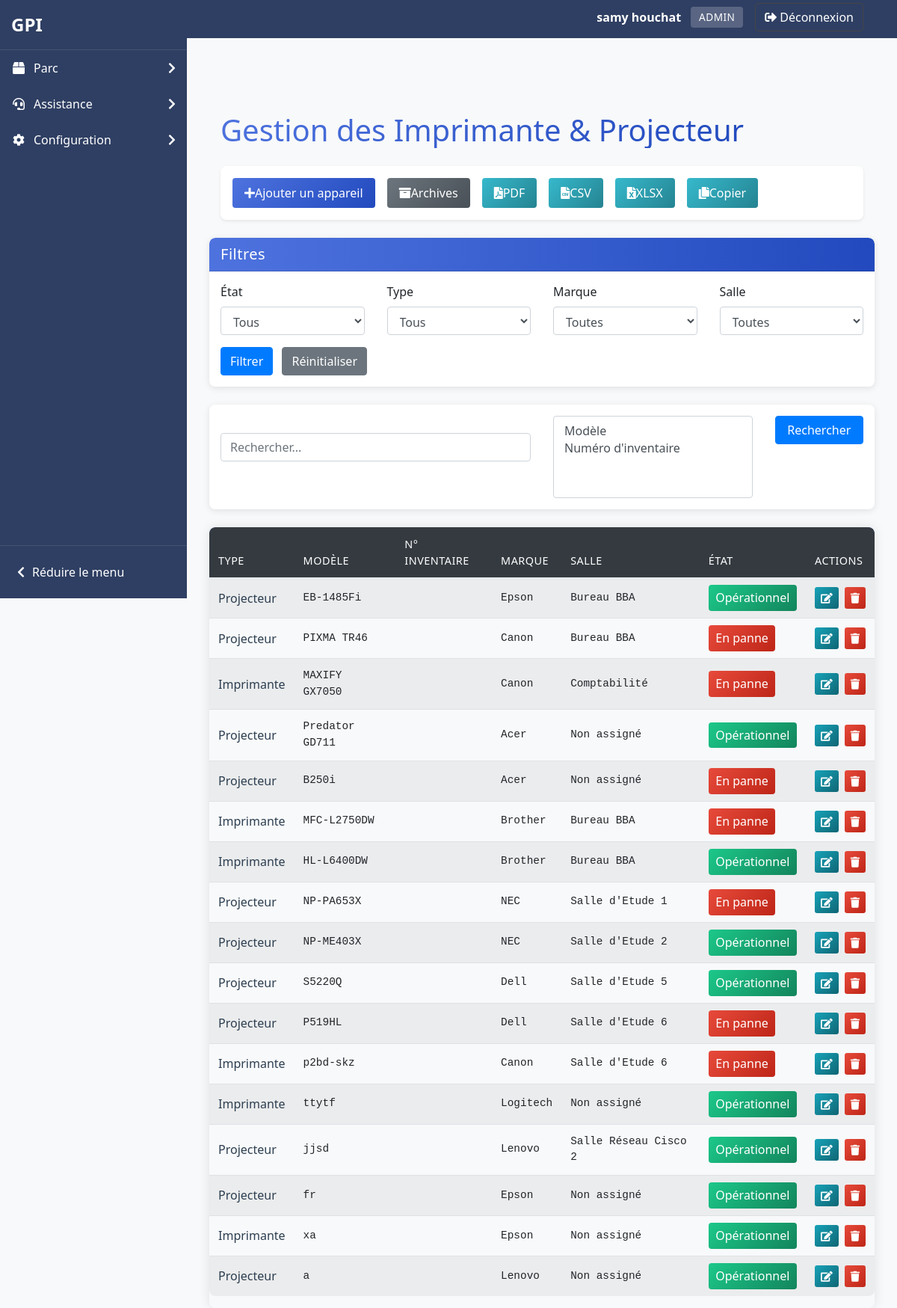
The app's page /pages/common/Gestion_appareil.php (signed in), older data.
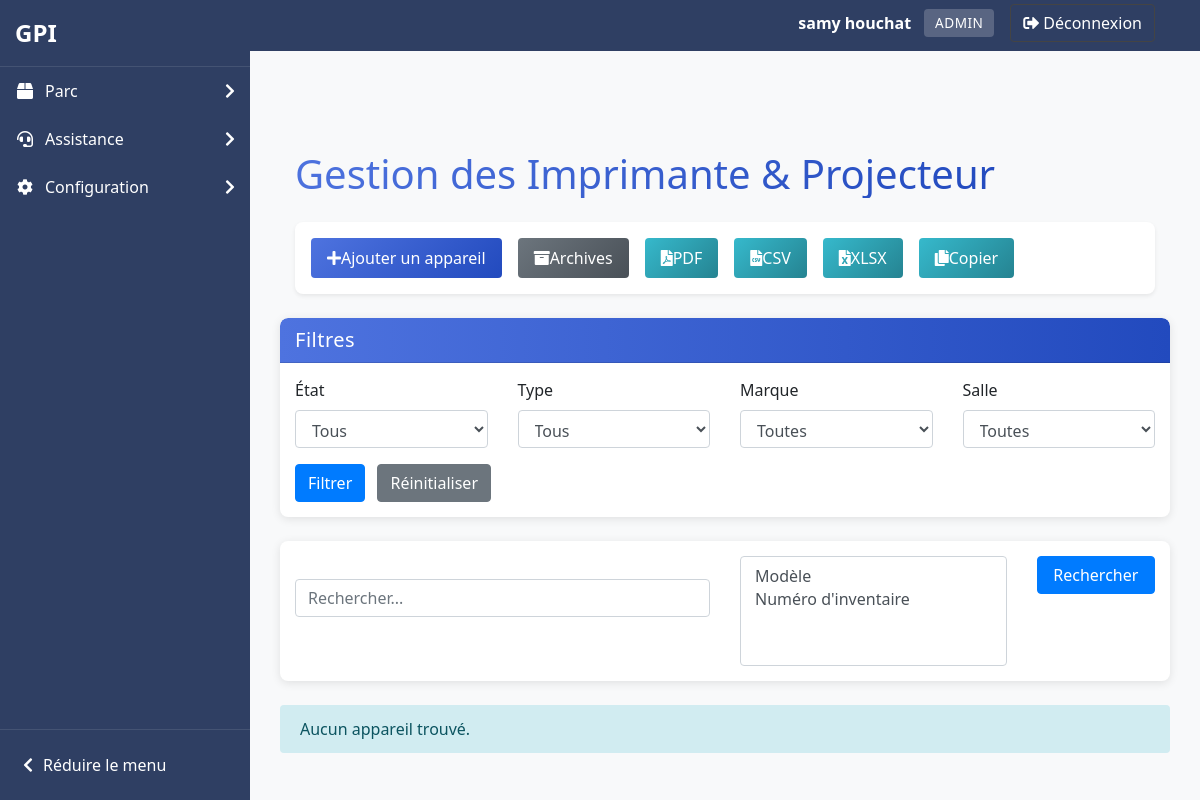
The same page, newer data.
### tables this page shows
CREATE TABLE IF NOT EXISTS `appareils` (
  `id_appareil` int NOT NULL AUTO_INCREMENT,
  `type` enum('Imprimante','Projecteur') NOT NULL,
  `modele` varchar(100) NOT NULL,
  `numero_inventaire` varchar(50) NOT NULL,
  `etat` enum('Operationnel','En panne') NOT NULL DEFAULT 'Operationnel',
  `id_marque` int NOT NULL,
  `id_salle` int UNSIGNED DEFAULT NULL,
  `date_ajout` timestamp NULL DEFAULT CURRENT_TIMESTAMP,
  `supprime_le` timestamp NULL DEFAULT NULL,
  `est_affecte` tinyint(1) GENERATED ALWAYS AS ((`id_salle` is not null)) VIRTUAL,
  PRIMARY KEY (`id_appareil`),
  UNIQUE KEY `numero_serie` (`numero_inventaire`),
  KEY `id_marque` (`id_marque`),
  KEY `id_salle` (`id_salle`),
  KEY `type` (`type`),
  KEY `etat` (`etat`),
  KEY `supprime_le` (`supprime_le`)
);

CREATE TABLE IF NOT EXISTS `marque` (
  `id_marque` int NOT NULL AUTO_INCREMENT,
  `nom_marque` varchar(255) NOT NULL,
  PRIMARY KEY (`id_marque`),
  UNIQUE KEY `nom_marque` (`nom_marque`)
);

CREATE TABLE IF NOT EXISTS `salles` (
  `id_salle` int UNSIGNED NOT NULL AUTO_INCREMENT,
  `nom_salle` varchar(50) NOT NULL,
  `etage` enum('2','3') NOT NULL,
  `groupe` enum('Administratif','Etude','Cisco') NOT NULL,
  PRIMARY KEY (`id_salle`),
  UNIQUE KEY `unique_salle_etage` (`nom_salle`,`etage`)
);

### pages/common/Gestion_appareil.php (the view, shortened to what the changed rows need)
<?php
require_once '../../includes/functions.php';
require_once '../../includes/filters.php';
?>
<div class="container-fluid mt-4">
    <h1 class="mb-4 text-gradient">Gestion des Imprimante & Projecteur</h1>
    <div class="card mb-4 shadow-sm">
    </div>
</div>
<?php
try {
    $pdo = connectDB();
    $filters = [
        'type' => $_GET['type'] ?? '',
        'etat' => $_GET['etat'] ?? '',
        'id_salle' => $_GET['id_salle'] ?? '',
        'id_marque' => $_GET['id_marque'] ?? ''
    ];
    $search = $_GET['search'] ?? '';
    echo getFilterForm('appareil', $filters);
    $searchColumns = [
        'modele' => 'Modèle',
        'numero_inventaire' => 'Numéro d\'inventaire'
    ];
    echo getSearchForm($search, $searchColumns);
    $baseQuery = "SELECT a.*, m.nom_marque, s.nom_salle
                  FROM appareils a
                  LEFT JOIN marque m ON a.id_marque = m.id_marque
                  LEFT JOIN salles s ON a.id_salle = s.id_salle
                  WHERE 1=1";
    $filterData = buildFilterQuery('appareil', $filters);
    $finalQuery = $baseQuery . ($filterData['clause'] ? ' AND ' . substr($filterData['clause'], 6) : '');
    if (!empty($search)) {
        $selectedColumns = $_GET['search_columns'] ?? [];
        $whereClauses = [];
        $searchParams = [];
        foreach ($selectedColumns as $column) {
            switch($column) {
                case 'modele':
                    $whereClauses[] = "a.modele LIKE ?";
                    break;
                case 'numero_inventaire':
                    $whereClauses[] = "a.numero_inventaire LIKE ?";
                    break;
                case 'nom_marque':
                    $whereClauses[] = "m.nom_marque LIKE ?";
                    break;
            }
            $searchParams[] = "%$search%";
        }
        if (!empty($whereClauses)) {
            $finalQuery .= " AND (" . implode(" OR ", $whereClauses) . ")";
            $params = array_merge($filterData['params'], $searchParams);
        }
    } else {
        $params = $filterData['params'];
    }
    $stmt = $pdo->prepare($finalQuery);
    $stmt->execute($params);
    $appareils = $stmt->fetchAll();
    if (count($appareils) > 0) : ?>
        <div class="table-responsive">
            <table class="table table-striped table-hover">
                <thead class="thead-dark">
                    <tr>
                        <th>Type</th>
                        <th>Modèle</th>
                        <th>N° Inventaire</th>
                        <th>Marque</th>
                        <th>Salle</th>
                        <th>État</th>
                        <th>Actions</th>
                    </tr>
                </thead>
                <tbody>
                    <?php foreach ($appareils as $appareil) : ?>
                        <tr>
                            <td><?= htmlspecialchars($appareil['type']) ?></td>
                            <td><?= htmlspecialchars($appareil['modele']) ?></td>
                            <td><?= htmlspecialchars($appareil['numero_inventaire']) ?></td>
                            <td><?= htmlspecialchars($appareil['nom_marque'] ?? 'Non définie') ?></td>
                            <td><?= htmlspecialchars(empty($appareil['nom_salle']) ? 'Non assigné' : $appareil['nom_salle']) ?></td>
                            <td>
                                <?php if ($appareil['etat'] === 'Operationnel') : ?>
                                    <span class="badge-success">Opérationnel</span>
                                <?php elseif ($appareil['etat'] === 'en_panne') : ?>
                                    <span class="badge-danger">En panne</span>
                                <?php else : ?>
                                    <span class="badge-danger"><?= htmlspecialchars($appareil['etat']) ?></span>
                                <?php endif; ?>
                            </td>
                            <td>
                                <div class="d-flex gap-2">
                                    <a href="../../includes/gestion.php?action=modifier&id=<?= $appareil['id_appareil'] ?>"
                                       class="btn btn-gradient-edit btn-sm" title="Modifier">
                                        <i class="fas fa-edit"></i>
                                    </a>
                                    <a href="../../includes/gestion.php?action=supprimer&id=<?= $appareil['id_appareil'] ?>"
                                       onclick="return confirm('Êtes-vous sûr de vouloir supprimer cet appareil ?')"
                                       class="btn btn-gradient-danger btn-sm" title="Supprimer">
                                        <i class="fas fa-trash"></i>
                                    </a>
                                </div>
                            </td>
                        </tr>
                    <?php endforeach; ?>
                </tbody>
            </table>
        </div>
    <?php else : ?>
        <div class="alert alert-info">Aucun appareil trouvé.</div>
    <?php endif;
} catch (Exception $e) {
    ?>
    <div class="alert alert-danger">
        Une erreur est survenue : <?= htmlspecialchars($e->getMessage()) ?>
    </div>
    <?php
}
?>

Row changes from the older to the newer data that the page shows:
removed appareils: type "Projecteur", modele "EB-1485Fi", id_marque.nom_marque "Epson", id_salle.nom_salle "Bureau BBA", etat "Opérationnel"
removed appareils: type "Projecteur", modele "PIXMA TR46", id_marque.nom_marque "Canon", id_salle.nom_salle "Bureau BBA", etat "En panne"
removed appareils: type "Imprimante", modele "MAXIFY GX7050", id_marque.nom_marque "Canon", id_salle.nom_salle "Comptabilité", etat "En panne"
removed appareils: type "Projecteur", modele "Predator GD711", id_marque.nom_marque "Acer", nom_salle "Non assigné", etat "Opérationnel"
removed appareils: type "Projecteur", modele "B250i", id_marque.nom_marque "Acer", nom_salle "Non assigné", etat "En panne"
removed appareils: type "Imprimante", modele "MFC-L2750DW", id_marque.nom_marque "Brother", id_salle.nom_salle "Bureau BBA", etat "En panne"
removed appareils: type "Imprimante", modele "HL-L6400DW", id_marque.nom_marque "Brother", id_salle.nom_salle "Bureau BBA", etat "Opérationnel"
removed appareils: type "Projecteur", modele "NP-PA653X", id_marque.nom_marque "NEC", id_salle.nom_salle "Salle d'Etude 1", etat "En panne"
removed appareils: type "Projecteur", modele "NP-ME403X", id_marque.nom_marque "NEC", id_salle.nom_salle "Salle d'Etude 2", etat "Opérationnel"
removed appareils: type "Projecteur", modele "S5220Q", id_marque.nom_marque "Dell", id_salle.nom_salle "Salle d'Etude 5", etat "Opérationnel"
removed appareils: type "Projecteur", modele "P519HL", id_marque.nom_marque "Dell", id_salle.nom_salle "Salle d'Etude 6", etat "En panne"
removed appareils: type "Imprimante", modele "p2bd-skz", id_marque.nom_marque "Canon", id_salle.nom_salle "Salle d'Etude 6", etat "En panne"
removed appareils: type "Imprimante", modele "ttytf", id_marque.nom_marque "Logitech", nom_salle "Non assigné", etat "Opérationnel"
removed appareils: type "Projecteur", modele "jjsd", id_marque.nom_marque "Lenovo", id_salle.nom_salle "Salle Réseau Cisco 2", etat "Opérationnel"
removed appareils: type "Projecteur", modele "fr", id_marque.nom_marque "Epson", nom_salle "Non assigné", etat "Opérationnel"
removed appareils: type "Imprimante", modele "xa", id_marque.nom_marque "Epson", nom_salle "Non assigné", etat "Opérationnel"
removed appareils: type "Projecteur", modele "a", id_marque.nom_marque "Lenovo", nom_salle "Non assigné", etat "Opérationnel"
Text that changed along with them:
text no longer shown: "TYPE MODÈLE N° INVENTAIRE MARQUE SALLE ÉTAT ACTIONS"
text now shown: "Aucun appareil trouvé."
